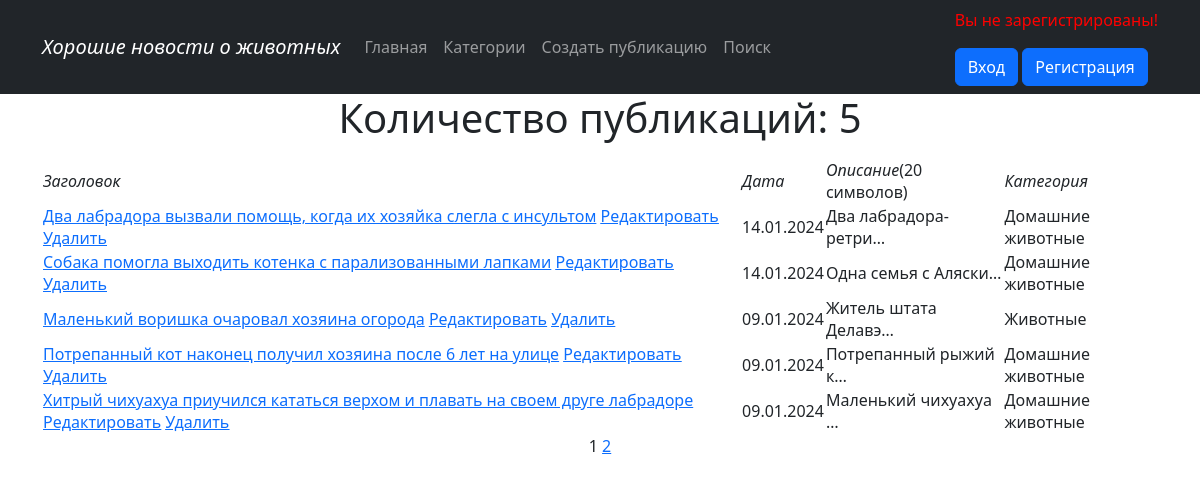
Page /news/ on the committed database.
### news/models.py (models this page shows, shortened)
class Post(models.Model):
    author = models.ForeignKey(Author, on_delete=models.CASCADE)
    content_type = models.CharField(max_length=10, choices=[
        ('статья', 'Статья'), ('новость', 'Новость')])
    created_time = models.DateTimeField(auto_now_add=True)
    categories = models.ManyToManyField(Category, through='PostCategory',
                                        related_name='PostCategory')
    title = models.CharField(max_length=255)
    text = models.TextField()
    rating = models.IntegerField(default=0)

class Category(models.Model):
    name = models.CharField(max_length=255, unique=True)

### news/views.py (the view, shortened to what this page needs)
# urls.py: path('', Posts.as_view(), name='post_list'),
class Posts(ListView):
    model = Post
    ordering = '-created_time'
    template_name = 'news.html'
    context_object_name = 'news'
    paginate_by = 5
    def get_queryset(self):
        queryset = super().get_queryset()
        self.filterset = PostFilter(self.request.GET, queryset)
        return self.filterset.qs
    def get_context_data(self, **kwargs):
        context = super().get_context_data(**kwargs)
        context['filter'] = PostFilter(self.request.GET, queryset=self.get_queryset())
        return context

### news/templatetags/custom_filters.py (called while the page is built)
@register.filter()
def censor(text):
    list_words = text.split()
    censor_words = {'салюты', 'игрушки', }
    censor_text = []
    if isinstance(text, str):
        for word in list_words:
            if word.lower() in censor_words:
                word = f'{word[0]}{"*" * (len(word) - 2)}{word[-1]}'
            censor_text.append(word)
        return ' '.join(censor_text)

### templates/news.html (shortened to what this page needs)
{% extends 'flatpages/default.html' %}
{% load custom_filters %}
{% block content %}
<h1>Количество публикаций: {{ news | length}}</h1>
{% if news %}
<table>
<tr>
    <td><em>Заголовок</em></td>
    <td><em>Дата</em></td>
    <td><em>Описание</em>(20 символов)</td>
    <td><em>Категория</em></td>
</tr>
    {% for item in news %}
    <tr>
        <td>
            <a href="{% url 'post_full' item.id %}">{{ item.title | censor }}</a>
            <a href="{% url 'post_create' item.id %}"><u>Редактировать</u></a>
            <a href="{% url 'post_delete' item.id %}"><u> Удалить </u></a>
        </td>
        <td>{{ item.created_time | date:'d.m.Y' }}</td>
        <td>{{ item.text | truncatechars:20 }}</td>
        <td>
            {% for category in item.categories.all%}
            {{ category.name }}</td>
            {% endfor %}
    </tr>
    {% endfor %}
</table>
{% endif %}
{{ page_obj.number }}
{% if page_obj.has_next %}
    <a href="?page={{ page_obj.next_page_number }}">
        {{ page_obj.next_page_number }}
    </a>
{% endif %}
{% endblock content %}

### rows in the picture
Post: title|censor "Два лабрадора вызвали помощь, когда их хозяйка слегла с инсультом", created_time "14.01.2024", text "Два лабрадора-ретри…"
Category: name "Домашние животные"
Post: title|censor "Собака помогла выходить котенка с парализованными лапками", created_time "14.01.2024", text "Одна семья с Аляски…"
Post: title|censor "Маленький воришка очаровал хозяина огорода", created_time "09.01.2024", text "Житель штата Делавэ…"
Category: name "Животные"
Post: title|censor "Потрепанный кот наконец получил хозяина после 6 лет на улице", created_time "09.01.2024", text "Потрепанный рыжий к…"
Post: title|censor "Хитрый чихуахуа приучился кататься верхом и плавать на своем друге лабрадоре", created_time "09.01.2024", text "Маленький чихуахуа …"

### other values in the picture
{{ news | length }} "5"
{{ page_obj.number }} "1"
{{ page_obj.next_page_number }} "2"
